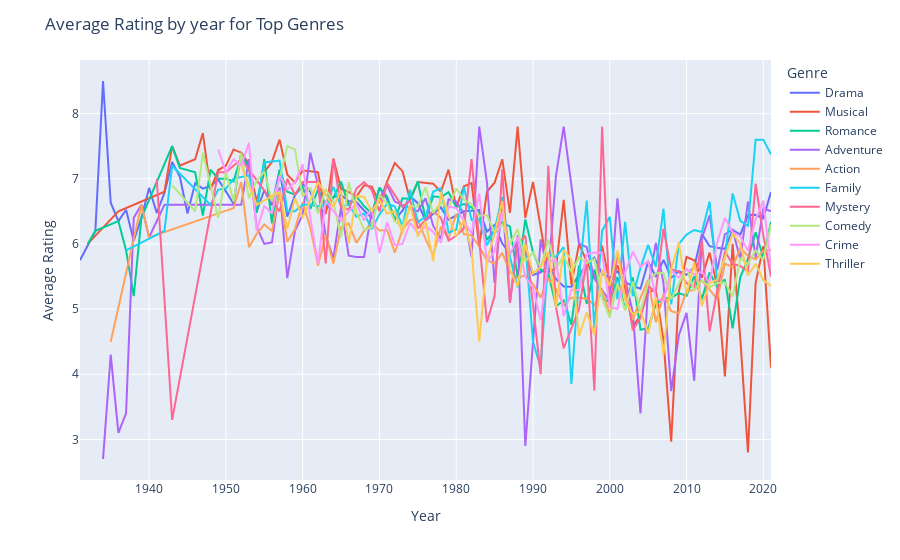

Source (notebook cell):
### Code cell
fig.update_layout(title = 'Average Rating by year for Top Genres', xaxis_title = 'Year', yaxis_title = 'Average Rating')
fig.show()
